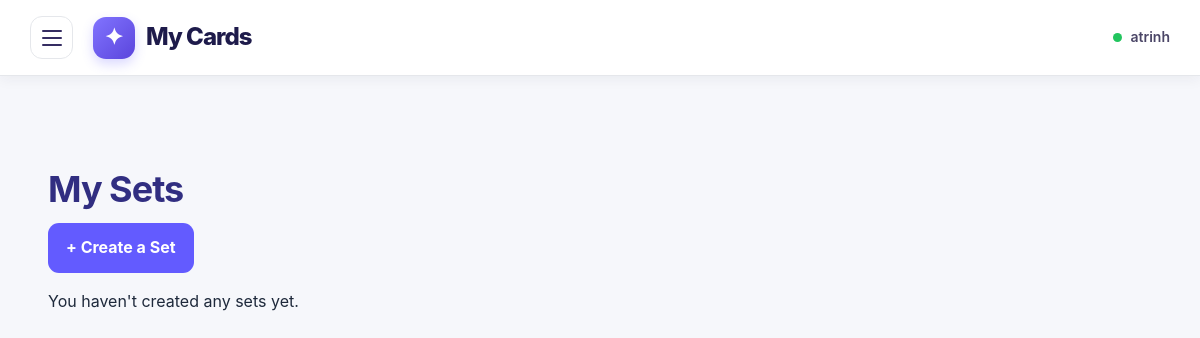
The app's page /sets (signed in), older data.
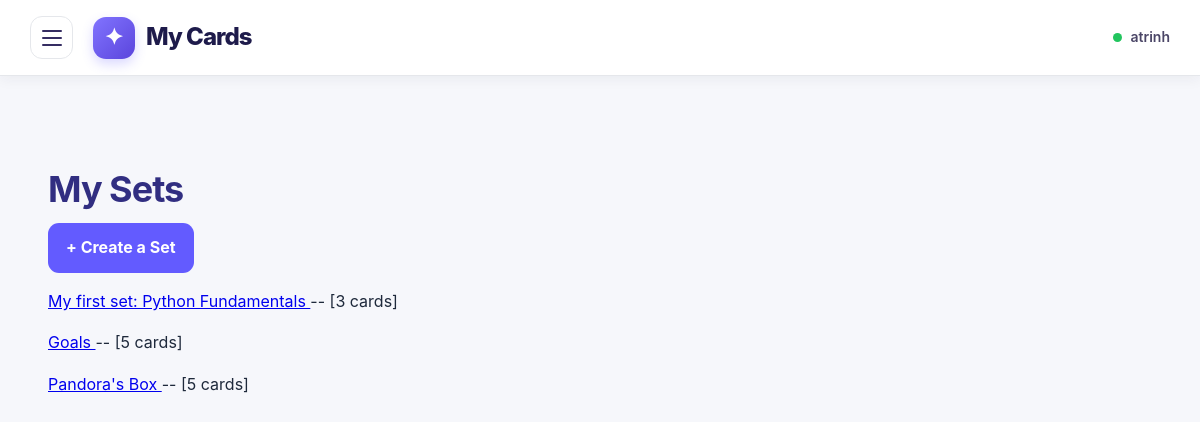
The same page, newer data.
### papo_cito.py (models this page shows)
class CardSet(db.Model):
    __tablename__ = "card_sets"
    id = db.Column(db.Integer, primary_key=True)
    name = db.Column(db.String(100), nullable=False)
    user_id = db.Column(db.Integer, db.ForeignKey("pot_users.id"), nullable=False)
    cards = db.relationship("Card", secondary=card_set_cards, backref=db.backref("sets", lazy="select"))

### papo_cito.py (the view)
@app.route("/sets")
def my_sets():
    if "user_id" not in session:
        return redirect(url_for("login"))
    sets = CardSet.query.filter_by(
            user_id=session["user_id"]
            ).order_by(CardSet.id.asc()).all()
    return render_template("sets.html", sets=sets)

### templates/sets.html (shortened to what this page needs)
{% extends "base.html" %}
{% block content %}
<div class="cards-page">
	<h1>My Sets</h1>
	<a class="create-button"
	   href="{{ url_for('create_set') }}">
		+ Create a Set
	</a>
	{% for card_set in sets %}
		<p>
		<a href="{{ url_for("view_set", set_id=card_set.id) }}">
				{{ card_set.name }}
		</a>
			-- [{{ card_set.cards|length }} cards]
		</p>
	{% else %}
		<p>You haven't created any sets yet.</p>
	{% endfor %}
</div>
{% endblock %}

Row changes from the older to the newer data that the page shows:
added CardSet: name "My first set: Python Fundamentals", cards|length "3"
added CardSet: name "Goals", cards|length "5"
added CardSet: name "Pandora's Box", cards|length "5"
Text that changed along with them:
text no longer shown: "You haven't created any sets yet."
